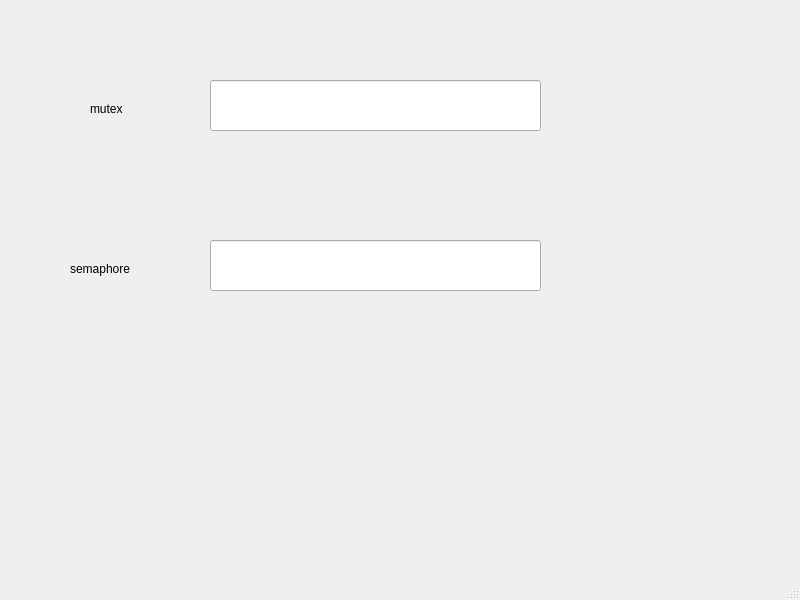
<?xml version="1.0" encoding="UTF-8"?>
<ui version="4.0">
 <class>MainWindow</class>
 <widget class="QMainWindow" name="MainWindow">
  <property name="geometry">
   <rect>
    <x>0</x>
    <y>0</y>
    <width>800</width>
    <height>600</height>
   </rect>
  </property>
  <property name="windowTitle">
   <string>MainWindow</string>
  </property>
  <widget class="QWidget" name="centralwidget">
   <widget class="QLineEdit" name="lineEdit">
    <property name="geometry">
     <rect>
      <x>210</x>
      <y>80</y>
      <width>331</width>
      <height>51</height>
     </rect>
    </property>
   </widget>
   <widget class="QLabel" name="label">
    <property name="geometry">
     <rect>
      <x>90</x>
      <y>100</y>
      <width>67</width>
      <height>17</height>
     </rect>
    </property>
    <property name="text">
     <string>mutex</string>
    </property>
   </widget>
   <widget class="QLabel" name="label_2">
    <property name="geometry">
     <rect>
      <x>70</x>
      <y>260</y>
      <width>91</width>
      <height>17</height>
     </rect>
    </property>
    <property name="text">
     <string>semaphore</string>
    </property>
   </widget>
   <widget class="QLineEdit" name="lineEdit_2">
    <property name="geometry">
     <rect>
      <x>210</x>
      <y>240</y>
      <width>331</width>
      <height>51</height>
     </rect>
    </property>
   </widget>
  </widget>
  <widget class="QMenuBar" name="menubar">
   <property name="geometry">
    <rect>
     <x>0</x>
     <y>0</y>
     <width>800</width>
     <height>22</height>
    </rect>
   </property>
  </widget>
  <widget class="QStatusBar" name="statusbar"/>
 </widget>
 <resources/>
 <connections/>
</ui>
